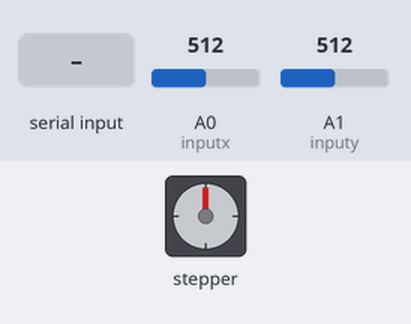
Bench run of a sketch on a simulated Arduino Uno, built with avr-gcc and run on an emulated ATmega328P. Shown: stepper motor. The inputs (shaded band) are chosen by the test bench; at power-on: A0 (inputx) = 512, A1 (inputy) = 512. Stepper angles assume 200 steps per turn; what the sketch prints to the serial monitor is not drawn.

Above: at 1.2 s.
1.3 s: A0 (inputx) set to 479
2.8 s: A0 (inputx) set to 469
At 3.26 s:
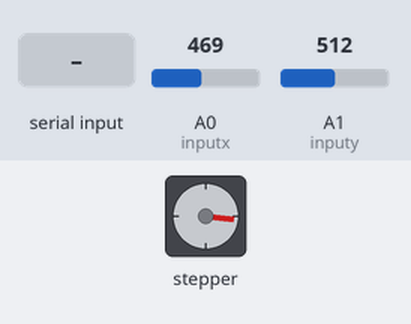
At 3.87 s:
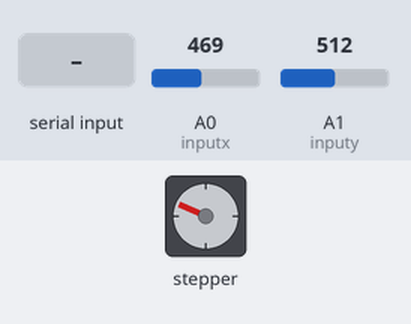
5.8 s: "90,45\n" received over the second serial link
At 5.8 s:
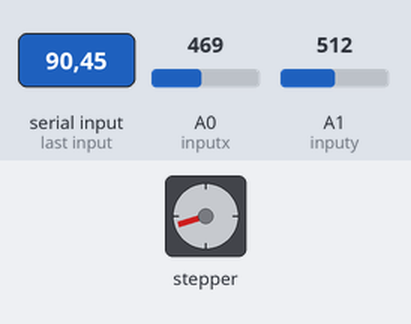
Timing chart, 0 to 8.8 s (numbered marks = the images above; inputs shaded):
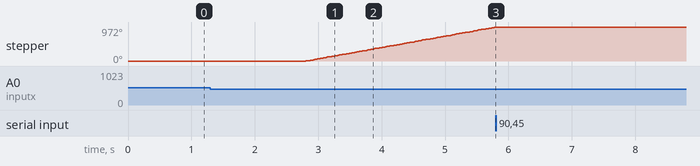

The sketch:

arduino_PanTilt.ino
```cpp
// (licence header left out)
#include <AccelStepper.h>
#include <SoftwareSerial.h>
AccelStepper pan(AccelStepper::FULL2WIRE, 6, 7);
AccelStepper tilt(AccelStepper::FULL2WIRE, 4, 5);

SoftwareSerial B(2, 3); // RX | TX

int pan_diff = 0;
int tilt_diff = 0;
const int inputx = A0;
const int inputy = A1;
long setpointX = 0;
long setpointY = 0;
long currentX = 0;
long currentY = 0;
int startMillis = 0;
int startMillisBlue = 0;
int incomingByte = 0;
String oldString = "";
String msg = "";
bool PositionReached = true;
bool blocklocaljoy = false;

void setup()
{
    Serial.begin(9600);
    B.begin(9600);
    pan.setMaxSpeed(20000.0);
    pan.setAcceleration(5000.0);

    tilt.setMaxSpeed(20000.0);
    tilt.setAcceleration(5000.0);
}

int processAnalog(int analogDiff){
  int diff = 0;
  if((analogDiff < 600)and(analogDiff > 500)){
    diff = 0;
  }
  if(analogDiff < 470){
    if(analogDiff < 80){
      diff = -1 * (450 -analogDiff);
      diff = diff * 2;
    }else{
      diff = -1 * (450 -analogDiff);
      diff = round(diff/2);
    }

  }
  if(analogDiff > 630){
    if(analogDiff > 980){
      diff = analogDiff - 500;
      diff = diff * 2;
    }else{
      diff = analogDiff - 500;
      diff = round(diff/2);
    }
  }
  return diff;
}


void loop()
{
         if (B.available() > 0) {
          oldString = "";
          while(oldString.length() < 21){
              incomingByte = B.read();
              //Serial.println(String(incomingByte));
              incomingByte = incomingByte - 48;
              oldString = oldString + String(incomingByte) ;
              //Serial.println("recieved: " +oldString);
          }
              if (oldString.length() == 21){
                Serial.print("I will process: ");
                Serial.println(oldString);
                int dir_pan, dir_tilt = 0;
                int pan_speed, tilt_speed = 0;
                dir_pan = oldString.substring(0,1).toInt();
                dir_tilt = oldString.substring(10,11).toInt();
                pan_speed = oldString.substring(6,10).toInt();
                tilt_speed = oldString.substring(16,20).toInt();

                if (dir_pan == 1){//direction inverse because of added pan gear
                    pan_diff = oldString.substring(1,6).toInt();
                }else{
                    if(dir_pan == 0){
                        pan_diff = -1 * oldString.substring(1,6).toInt();
                    }else{
                      oldString = "";
                      pan_diff = 0;
                      tilt_diff = 0;
                    }
                }
                //pan_diff = pan_diff * 9; //new gear ratio

                if (dir_tilt == 1){
                    tilt_diff = oldString.substring(11,16).toInt();
                }else{
                    if(dir_tilt == 0){
                      tilt_diff = -1 * oldString.substring(11,16).toInt();
                    }else{
                      oldString = "";
                      pan_diff = 0;
                      tilt_diff = 0;
                    }

                }
                if (pan_diff == 0){
                   pan.setCurrentPosition(0);
                   setpointX = 0;
                }
                if (tilt_diff == 0){
                   tilt.setCurrentPosition(0);
                   setpointY = 0;
                }

                setpointX = setpointX + pan_diff;
                setpointY = setpointY + tilt_diff;
                pan.setMaxSpeed(pan_speed);
                tilt.setMaxSpeed(tilt_speed);
                pan.moveTo(setpointX);
                tilt.moveTo(setpointY);

                Serial.println("x moved to " + String(pan_diff) + " with speed: " + String(pan_speed)+ " y moved to " + String(tilt_diff)+" with speed: " + String(tilt_speed));
                msg = oldString.substring(20,21);
                Serial.println("message: " + msg);
                Serial.println(String(setpointX));
                if ((msg == "1")||(msg == "2")||(msg == "5")){
                  PositionReached = false;
                }else{
                  blocklocaljoy = true;
                }

          }
         }


        int currentMillis = millis();
        if ((currentMillis - startMillis >= 50)&&(blocklocaljoy == false)&&(PositionReached == true)){
          pan_diff = processAnalog(analogRead(inputy));
          tilt_diff = processAnalog(analogRead(inputx));
          pan.setMaxSpeed(20000.0);
          tilt.setMaxSpeed(20000.0);

          setpointX = setpointX + pan_diff;
          setpointY = setpointY + tilt_diff;

          if (pan_diff == 0){
            pan.setCurrentPosition(0);
            setpointX = 0;
          }else{
            pan.enableOutputs();
            pan.moveTo(setpointX);
          }
          if (tilt_diff == 0){
            //tilt.disableOutputs();
            tilt.setCurrentPosition(0);
            setpointY = 0;
          }else{
             tilt.enableOutputs();
             tilt.moveTo(setpointY);
          }
//          Serial.println("X");
//          Serial.println(setpointX);
//          Serial.println("Y");
//          Serial.println(setpointY);
          startMillis = currentMillis;
       }

       if ((pan.currentPosition() == setpointX)&&(tilt.currentPosition() == setpointY)&&(PositionReached == false)){
          delay(1000);
          if (msg == "2"){
            B.write("zweiN");
            Serial.println("second done");
          }
           if (msg == "1"){
            B.write("einsN");
            Serial.println("first done");
          }
           if (msg == "5"){
            B.write("errorcheckN");
            Serial.println("errorcheck done");
          }
          blocklocaljoy = false;
          PositionReached = true;
          pan.setCurrentPosition(0);//sets current position to zero
          setpointX = 0;

          tilt.setCurrentPosition(0);//sets current position to zero
          setpointY = 0;

       }

    pan.run();
    tilt.run();

}
```

Measured:
- the behaviour switches between 470 and 469 on A0 (inputx) (found by bisection; images 0 and 1)
- after the input at 1.3 s, every drawn part: stays the same
- after the input at 2.8 s, stepper: keeps turning clockwise at about 325°/s, starting at once
- after the input at 5.8 s, stepper: stops changing and stays 972°
